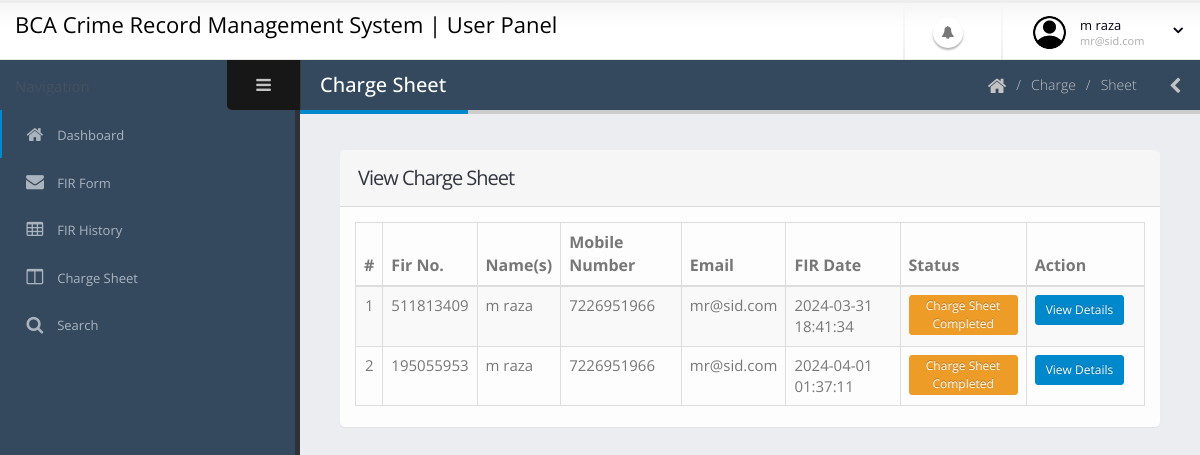
Screenshot of /user/chargesheet.php (signed in) with the database file from the repository.
### tables this page shows
CREATE TABLE `tbluser` (
  `ID` int(10) NOT NULL,
  `FullName` varchar(200) DEFAULT NULL,
  `MobileNumber` bigint(10) DEFAULT NULL,
  `Email` varchar(200) DEFAULT NULL,
  `Password` varchar(200) DEFAULT NULL,
  `RegDate` timestamp NOT NULL DEFAULT current_timestamp()
);

CREATE TABLE `tblfir` (
  `ID` int(10) NOT NULL,
  `FIRNo` varchar(120) DEFAULT NULL,
  `UserID` int(50) DEFAULT NULL,
  `PoliceStationId` int(11) DEFAULT NULL,
  `PoliceStation` varchar(200) DEFAULT NULL,
  `CrimeType` varchar(200) DEFAULT NULL,
  `NameAccused` varchar(200) DEFAULT NULL,
  `NameApplicants` varchar(200) DEFAULT NULL,
  `ParentageApplicant` varchar(200) DEFAULT NULL,
  `ContactNumber` bigint(10) DEFAULT NULL,
  `Address` mediumtext DEFAULT NULL,
  `RelationAccused` varchar(200) DEFAULT NULL,
  `PurposeofFIR` varchar(200) DEFAULT NULL,
  `DateofFIR` timestamp NULL DEFAULT current_timestamp(),
  `Remark` varchar(200) DEFAULT NULL,
  `Status` varchar(50) DEFAULT NULL,
  `RemarkDate` timestamp NULL DEFAULT NULL ON UPDATE current_timestamp(),
  `SectionofLaw` varchar(200) NOT NULL,
  `InvestigationOfficer` varchar(200) NOT NULL,
  `InvestigationDetail` mediumtext NOT NULL,
  `ChargesheetDate` timestamp NULL DEFAULT NULL ON UPDATE current_timestamp()
);

### user/chargesheet.php (the view, shortened to what this page needs)
<?php
include('includes/dbconnection.php');
if (strlen($_SESSION['crmsuid']==0)) {
  header('location:logout.php');
  } else{
?>
<!doctype html>
<html class="fixed">
	<head>
		<link rel="stylesheet" href="../assets/vendor/bootstrap/css/bootstrap.css" />
		<link rel="stylesheet" href="../assets/vendor/font-awesome/css/font-awesome.css" />
		<link rel="stylesheet" href="../assets/vendor/magnific-popup/magnific-popup.css" />
		<link rel="stylesheet" href="../assets/vendor/bootstrap-datepicker/css/datepicker3.css" />
		<link rel="stylesheet" href="../assets/vendor/select2/select2.css" />
		<link rel="stylesheet" href="../assets/vendor/jquery-datatables-bs3/assets/css/datatables.css" />
		<link rel="stylesheet" href="../assets/stylesheets/theme.css" />
		<link rel="stylesheet" href="../assets/stylesheets/skins/default.css" />
		<link rel="stylesheet" href="../assets/stylesheets/theme-custom.css">
	</head>
	<body>
		<section class="body">
			<?php include_once('includes/header.php');?>
			<div class="inner-wrapper">
				<?php include_once('includes/sidebar.php');?>
				<section role="main" class="content-body">
					<header class="page-header">
						<h2>Charge Sheet</h2>
						<div class="right-wrapper pull-right">
							<ol class="breadcrumbs">
								<li>
									<a href="dashboard.php">
										<i class="fa fa-home"></i>
									</a>
								</li>
								<li><span>Charge</span></li>
								<li><span>Sheet</span></li>
							</ol>
							<a class="sidebar-right-toggle" data-open="sidebar-right"><i class="fa fa-chevron-left"></i></a>
						</div>
					</header>
						<section class="panel">
							<header class="panel-heading">
								<h2 class="panel-title">View Charge Sheet</h2>
							</header>
							<div class="panel-body">
								 <table class="table table-bordered table-striped table-vcenter js-dataTable-full-pagination">
                                <thead style="font-size: 16px">
                                    <tr>
                                        <th class="text-center">#</th>
                                        <th>Fir No.</th>
                                        <th class="d-none d-sm-table-cell">Name(s)</th>
                                        <th class="d-none d-sm-table-cell">Mobile Number</th>
                                        <th class="d-none d-sm-table-cell">Email</th>
                                        <th class="d-none d-sm-table-cell">FIR Date</th>
                                        <th class="d-none d-sm-table-cell">Status</th>
                                        <th class="d-none d-sm-table-cell" style="width: 15%;">Action</th>
                                       </tr>
                                </thead>
                                <tbody>
                                    <?php
$uid=$_SESSION['crmsuid'];
$sql="SELECT tbluser.FullName,tbluser.MobileNumber,tbluser.Email,tblfir.FIRNo,tblfir.ID,tblfir.Status,tblfir.DateofFIR from tblfir join tbluser on tblfir.UserID=tbluser.ID where (tblfir.Status='Charge Sheet Completed') && tblfir.UserID =:uid";
$query = $dbh -> prepare($sql);
$query-> bindParam(':uid', $uid, PDO::PARAM_STR);
$query->execute();
$results=$query->fetchAll(PDO::FETCH_OBJ);
$cnt=1;
if($query->rowCount() > 0)
{
foreach($results as $row)
{               ?>
                                    <tr style="font-size: 15px">
                                        <td class="text-center"><?php echo htmlentities($cnt);?></td>
                                        <td class="font-w600"><?php  echo htmlentities($row->FIRNo);?></td>
                                        <td class="font-w600"><?php  echo htmlentities($row->FullName);?></td>
                                        <td class="font-w600"><?php  echo htmlentities($row->MobileNumber);?></td>
                                        <td class="font-w600"><?php  echo htmlentities($row->Email);?></td>
                                        <td class="font-w600"><?php  echo htmlentities($row->DateofFIR);?></td>
    <td>                             <?php if($row->Status==""){ ?>
<span class="btn btn-danger btn-xs"><?php echo "Not Updated Yet"; ?></span>
<?php } elseif($row->Status=="Cancelled") { ?>
<span class="btn btn-danger btn-xs">Cancelled/Rejected</span>
<?php } elseif($row->Status=="Approved") { ?>
<span class="btn btn-success btn-xs">Approved</span>
<?php } elseif($row->Status=="Charge Sheet Completed") { ?>
<span class="btn btn-warning btn-xs">Charge Sheet Completed</span>
<?php } ?></td>
                                         <td class="d-none d-sm-table-cell"><a href="chargesheet-details.php?editid=<?php echo htmlentities ($row->ID);?>" class="btn btn-primary btn-sm">View Details</td>
                                    </tr>
                                    <?php $cnt=$cnt+1;}} else{  ?>
                                    	<tr>
                                    	<th style="color:red; text-align:center;" colspan="8">No Record found</th>
                                    </tr>
                                    <?php } ?>
                                </tbody>
                            </table>
							</div>
						</section>
				</section>
			</div>
		</section>
	</body>
</html><?php }  ?>

### user/includes/header.php (shortened to what this page needs)
    <header class="header">
                <div class="logo-container">
                    <a href="dashboard.php" class="logo" style="color:#000; font-size:22px; text-decoration:none;">
                     BCA Crime Record Management System | User Panel
                    </a>
                </div>
                <div class="header-right">
                    <span class="separator"></span>
                    <ul class="notifications">
                  <li>
                        <li>
                            <a href="#" class="dropdown-toggle notification-icon" data-toggle="dropdown">
                                <i class="fa fa-bell"></i>
                            </a>
                        </li>
                    </ul>
                    <span class="separator"></span>
                    <div id="userbox" class="userbox">
                        <a href="#" data-toggle="dropdown">
                            <figure class="profile-picture">
                                <img src="../assets/images/account.png" alt="User" class="img-circle" data-lock-picture="../assets/images/account.png" />
                            </figure>
                            <div class="profile-info" data-lock-name="John Doe" data-lock-email="johndoe@JSOFT.com">
                                <?php
$uid=$_SESSION['crmsuid'];
$sql="SELECT FullName,Email from  tbluser where ID=:uid";
$query = $dbh -> prepare($sql);
$query->bindParam(':uid',$uid,PDO::PARAM_STR);
$query->execute();
$results=$query->fetchAll(PDO::FETCH_OBJ);
$cnt=1;
if($query->rowCount() > 0)
{
foreach($results as $row)
{               ?>
                                <span class="name"><?php  echo $row->FullName;?></span>
                                <span class="role"><?php  echo $row->Email;?></span>
                                <?php $cnt=$cnt+1;}} ?>
                            </div>
                            <i class="fa custom-caret"></i>
                        </a>
                    </div>
                </div>
            </header>

### assets/stylesheets/skins/default.css (style rules this page uses)
a, .btn-link { color: #0088cc; }
body .btn-primary { color: #ffffff; text-shadow: 0 -1px 0 rgba(0, 0, 0, 0.25); background-color: #0088cc; border-color: #0088cc; }
body .btn-warning { color: #ffffff; text-shadow: 0 -1px 0 rgba(0, 0, 0, 0.25); background-color: #ed9c28; border-color: #ed9c28; }
.page-header h2 { border-bottom-color: #0088cc; }
.notifications .notification-menu:before, .notifications .notification-icon:before { border-bottom-color: #0088cc; }

### rows the page displays
tbluser: FullName "m raza", Email "mr@sid.com"
tblfir: FIRNo "511813409", UserID.FullName "m raza", UserID.MobileNumber "7226951966", UserID.Email "mr@sid.com", DateofFIR "2024-03-31 18:41:34", shows "Charge Sheet Completed"
tblfir: FIRNo "195055953", UserID.FullName "m raza", UserID.MobileNumber "7226951966", UserID.Email "mr@sid.com", DateofFIR "2024-04-01 01:37:11", shows "Charge Sheet Completed"
